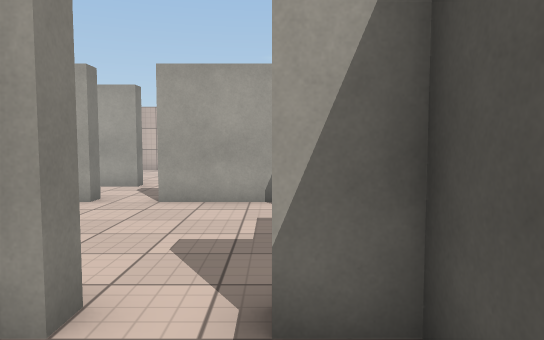
View 1 (above)

16 first-person views from a walk through a scene from a Unity 3-D project. The camera is 1.3 m above the floor, tilts 4° down and sees 70° across. The floor is counted in squares, 1 m on a side. Each view is taken from the middle of a square. On the plan, view 1 faces up. The plan holds only what a view shows up to about 16 squares ahead; the rest is blank. The place goes on beyond the plan. The player character is not drawn. Some animated figures are not drawn. Surface patterns are stand-ins for the level's own textures.

View 2
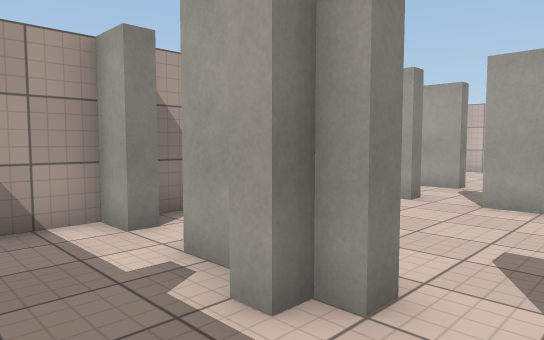

View 3
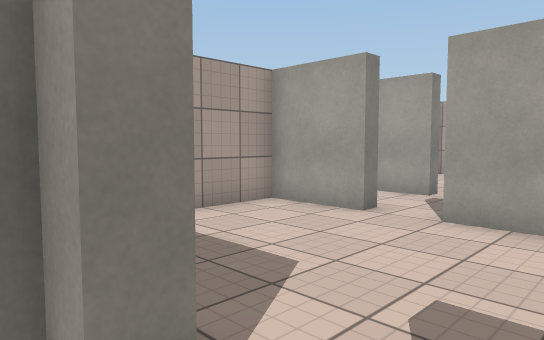

View 4
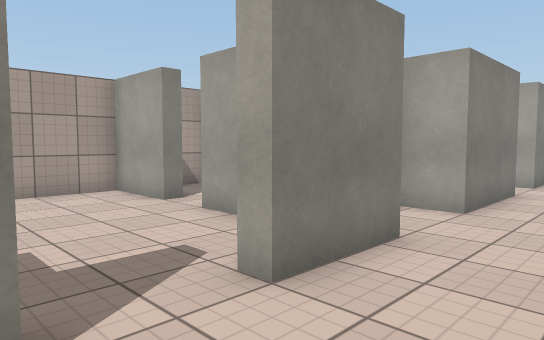

View 5
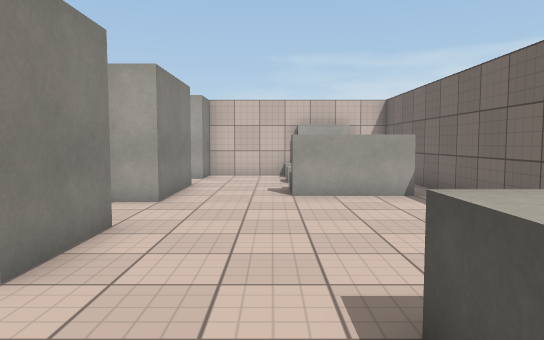

View 6
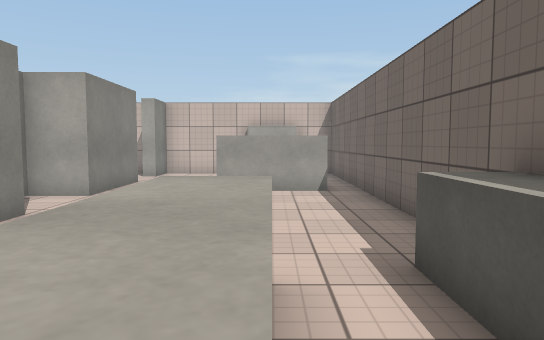

View 7
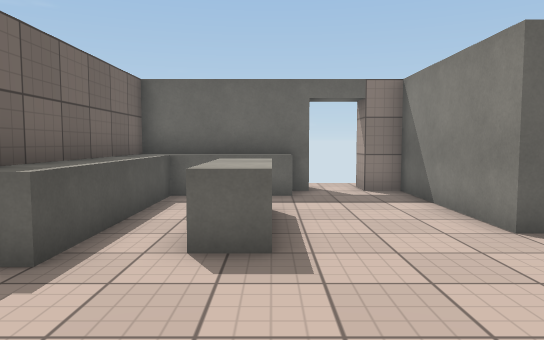

View 8
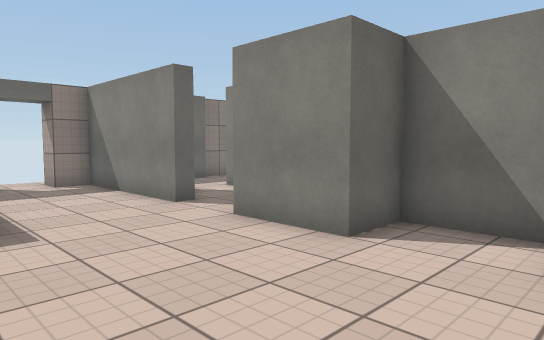

View 9
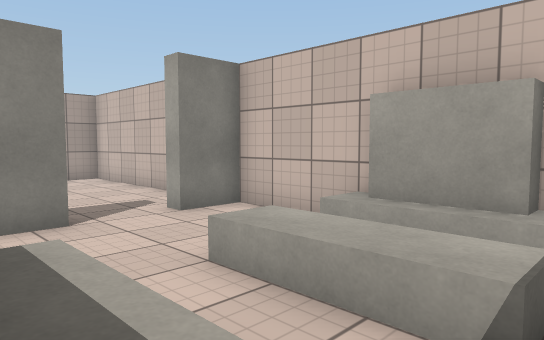

View 10
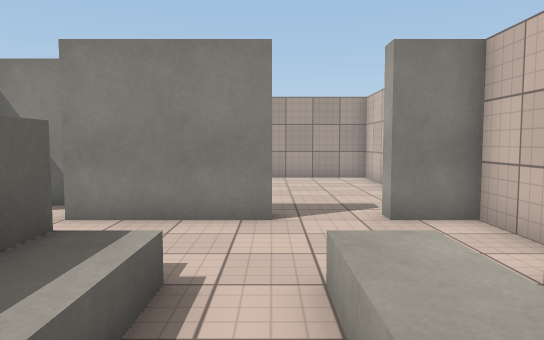

View 11
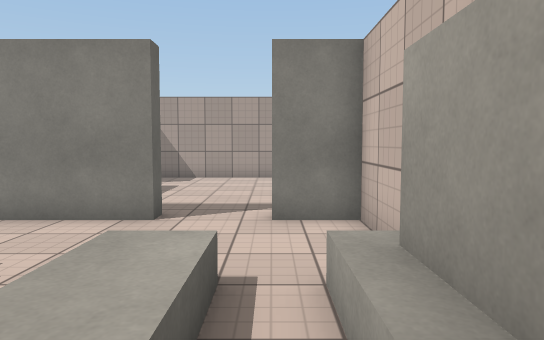

View 12
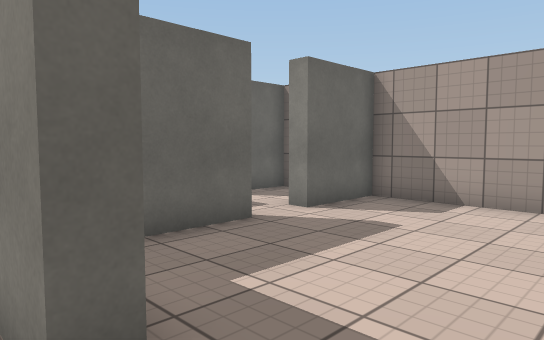

View 13
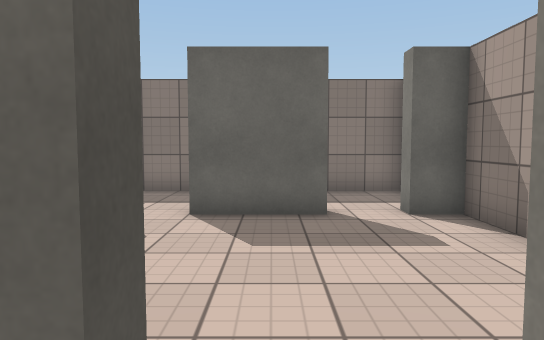

View 14
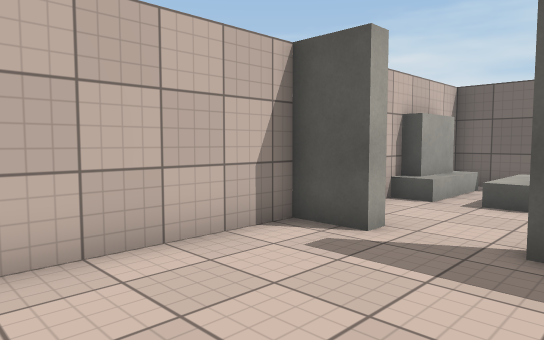

View 15
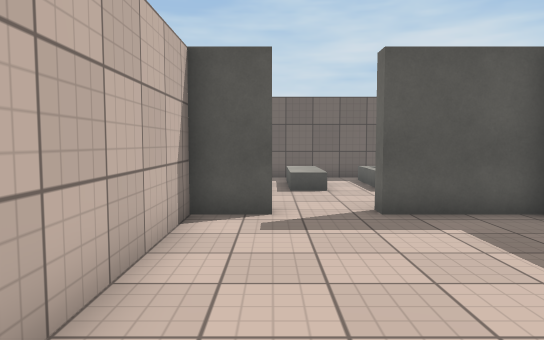

View 16
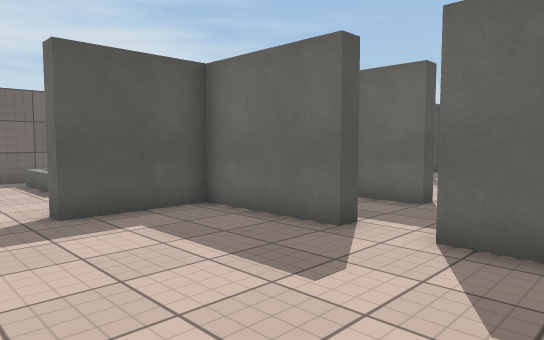

### Floor plan
Key: @ floor where view 1 was taken; # wall or solid block; . main floor; : floor 0.5 m higher than the main floor; ^ raised ledge.
Columns run from 7 left of view 1 to 9 right of it. Each row starts with its distance up from view 1.
 19 #################
 18 #.......#...^^^.#
 17 #.......#.......#
 16 #...........:::.#
 15 #...............#
 14 #.......#.......#
 13 #.......#...^^^.#
 12 ###..####.......#
 11 #......#........#
 10 #......#........#
  9 ###..####.......#
  8 #.......#.......#
  7 #.......#.......#
  6 #..............^#
  5 #...........^^.^#
  4 #.......#...^^.^#
  3 ##.###.##...^^.^#
  2 #....#..#......^#
  1 #.......#.... .^#
  0 #......@#...^^^^#
 -1 ##########.######
 -2          ...

Where each view was taken, in squares from view 1:
view 1: 0 up, 0 right, facing up
view 2: 0 up, 0 right, facing up-left
view 3: 2 up, 0 right, facing up-left
view 4: 4 up, 4 right, facing up-left
view 5: 3 up, 4 right, facing up
view 6: 2 up, 6 right, facing up
view 7: 10 up, 5 right, facing down
view 8: 12 up, 6 right, facing down-left
view 9: 13 up, 8 right, facing up-left
view 10: 15 up, 8 right, facing left
view 11: 17 up, 8 right, facing left
view 12: 17 up, 2 right, facing down-left
view 13: 10 up, 3 left, facing down
view 14: 14 up, 4 left, facing up-right
view 15: 17 up, 6 left, facing right
view 16: 17 up, 6 left, facing down-right
